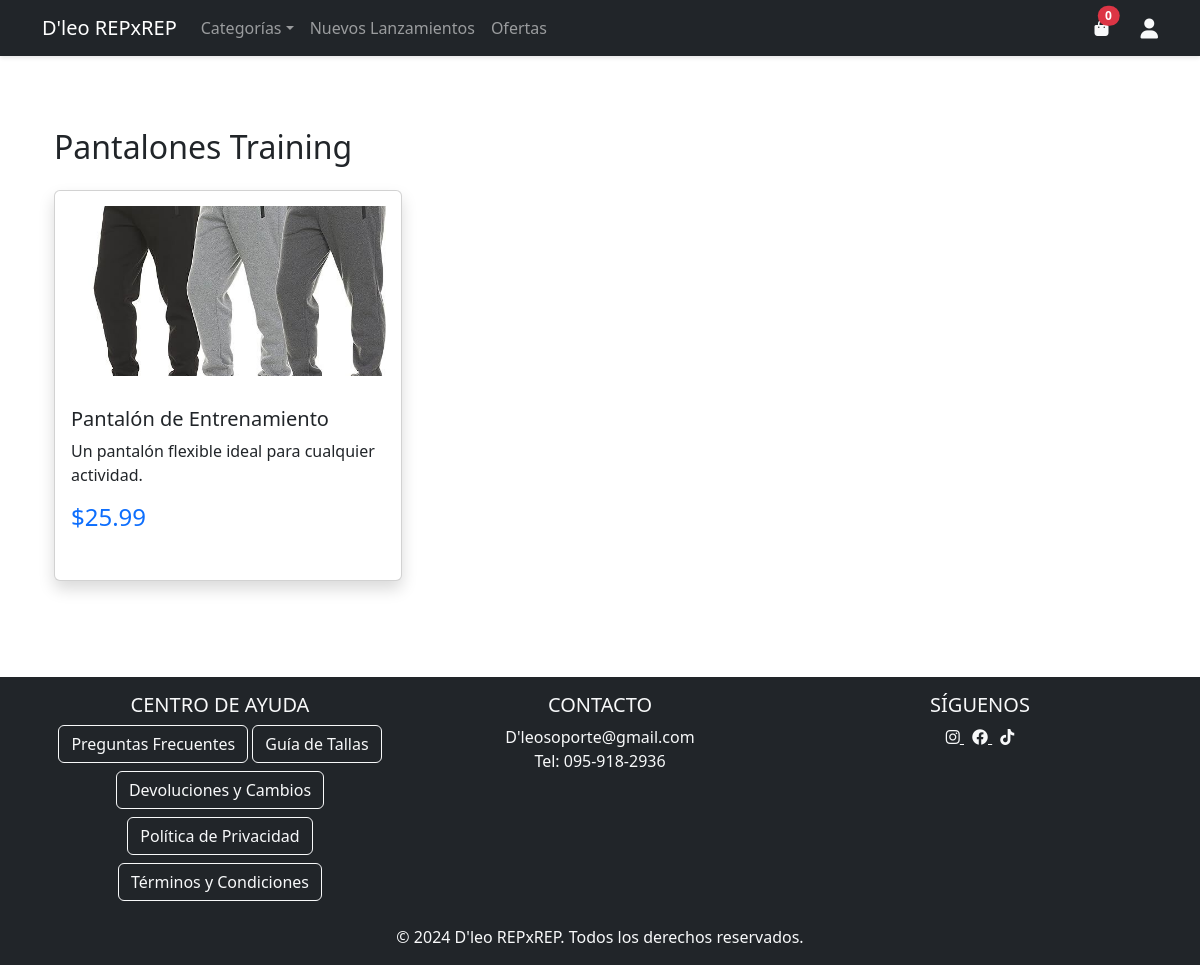
Screenshot of /categoria/pantalon with the database file from the repository.
### app.py (models this page shows)
class Producto(db.Model):
    id = db.Column(db.Integer, primary_key=True)
    nombre = db.Column(db.String(100), nullable=False)
    descripcion = db.Column(db.Text)
    precio = db.Column(db.Float, nullable=False)
    imagen = db.Column(db.String(200))
    categoria = db.Column(db.String(50), nullable=False)
    stock = db.Column(db.Integer, default=0)
    fecha_creacion = db.Column(db.DateTime, default=datetime.now)
    en_oferta = db.Column(db.Boolean, default=False)
    precio_oferta = db.Column(db.Float)
    items_pedido = db.relationship('ItemPedido', backref='producto', lazy=True)

### app.py (the view)
@app.route('/categoria/<categoria>')
def productos_por_categoria(categoria):
    categorias_validas = ['top', 'legging', 'short', 'camiseta', 'pantalon', 'soporte', 'guante', 'banda', 'toalla']
    if categoria not in categorias_validas:
        flash('Categoría no válida', 'danger')
        return redirect(url_for('index'))
    productos = Producto.query.filter_by(categoria=categoria).all()
    nombres_categorias = {
        'top': 'Tops Deportivos',
        'legging': 'Leggings',
        'short': 'Shorts',
        'camiseta': 'Camisetas Dry-Fit',
        'pantalon': 'Pantalones Training',
        'soporte': 'Soportes',
        'guante': 'Guantes',
        'banda': 'Bandas Elásticas',
        'toalla': 'Toallas'
    }
    titulo_categoria = nombres_categorias.get(categoria, categoria.capitalize())
    return render_template('categoria.html', productos=productos, categoria=titulo_categoria)

### app.py (called while the page is built)
@app.before_request
def inicializar_carrito():
    if 'carrito' not in session:
        session['carrito'] = []

@app.context_processor
def utility_processor():
    def categoria_nombre(codigo):
        nombres = {
            'top': 'Tops Deportivos',
            'legging': 'Leggings',
            'short': 'Shorts',
            'camiseta': 'Camisetas',
            'pantalon': 'Pantalones',
            'soporte': 'Soportes',
            'guante': 'Guantes',
            'banda': 'Bandas Elásticas',
            'toalla': 'Toallas'
        }
        return nombres.get(codigo, codigo.capitalize())
    return dict(categoria_nombre=categoria_nombre)

### templates/categoria.html
{% extends "base.html" %}
{% block content %}
<div class="container mt-4">
    <h2 class="mb-4">{{ categoria | title }}</h2>
    {% if productos %}
        <div class="row row-cols-1 row-cols-md-3 g-4">
            {% for producto in productos %}
                <div class="col">
                    <div class="card h-100 shadow">
                        <img src="{{ url_for('static', filename='img/' + producto.imagen) }}"
                             class="card-img-top"
                             alt="{{ producto.nombre }}">
                        <div class="card-body">
                            <h5 class="card-title">{{ producto.nombre }}</h5>
                            <p class="card-text">{{ producto.descripcion }}</p>
                            <p class="h4 text-primary">${{ producto.precio }}</p>
                        </div>
                    </div>
                </div>
            {% endfor %}
        </div>
    {% else %}
        <div class="alert alert-warning">
            No hay productos en esta categoría.
        </div>
    {% endif %}
</div>
{% endblock %}

### static/css/styles.css (style rules this page uses)
body { background-color: #f8f9fa; font-family: 'Segoe UI', system-ui, sans-serif; min-height: 100vh; display: flex; flex-direction: column; }
.card { transition: transform 0.3s, box-shadow 0.3s; border: none; margin-bottom: 1.5rem; }
.card-img-top { height: 200px; object-fit: cover; object-position: center; padding: 15px; }
.card { transition: transform 0.3s, box-shadow 0.3s; }

### rows the page displays
Producto: imagen (picture), nombre "Pantalón de Entrenamiento", descripcion "Un pantalón flexible ideal para cualquier actividad.", precio "25.99"

### other values shown
{{ session['carrito']|length if 'carrito' in session else 0 }} "0"
{{ categoria | title }} "Pantalones Training"
